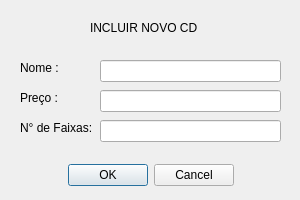
<?xml version="1.0" encoding="UTF-8"?>
<ui version="4.0">
 <class>IncluirCD</class>
 <widget class="QDialog" name="IncluirCD">
  <property name="geometry">
   <rect>
    <x>0</x>
    <y>0</y>
    <width>300</width>
    <height>200</height>
   </rect>
  </property>
  <property name="windowTitle">
   <string>Dialog</string>
  </property>
  <widget class="QLineEdit" name="line_cd_barra_preco">
   <property name="geometry">
    <rect>
     <x>100</x>
     <y>90</y>
     <width>181</width>
     <height>22</height>
    </rect>
   </property>
  </widget>
  <widget class="QLabel" name="titulo_CD">
   <property name="geometry">
    <rect>
     <x>90</x>
     <y>20</y>
     <width>121</width>
     <height>16</height>
    </rect>
   </property>
   <property name="text">
    <string>INCLUIR NOVO CD</string>
   </property>
  </widget>
  <widget class="QLabel" name="label_cd_nome">
   <property name="geometry">
    <rect>
     <x>20</x>
     <y>60</y>
     <width>49</width>
     <height>16</height>
    </rect>
   </property>
   <property name="text">
    <string>Nome :</string>
   </property>
  </widget>
  <widget class="QLabel" name="label_cd_preco">
   <property name="geometry">
    <rect>
     <x>20</x>
     <y>90</y>
     <width>49</width>
     <height>16</height>
    </rect>
   </property>
   <property name="text">
    <string>Preço :</string>
   </property>
  </widget>
  <widget class="QLabel" name="label_cd_num_faixas">
   <property name="geometry">
    <rect>
     <x>20</x>
     <y>120</y>
     <width>71</width>
     <height>16</height>
    </rect>
   </property>
   <property name="text">
    <string>N° de Faixas:</string>
   </property>
  </widget>
  <widget class="QLineEdit" name="line_cd_barra_nome">
   <property name="geometry">
    <rect>
     <x>100</x>
     <y>60</y>
     <width>181</width>
     <height>22</height>
    </rect>
   </property>
  </widget>
  <widget class="QDialogButtonBox" name="botoes_cd">
   <property name="geometry">
    <rect>
     <x>20</x>
     <y>160</y>
     <width>261</width>
     <height>31</height>
    </rect>
   </property>
   <property name="orientation">
    <enum>Qt::Horizontal</enum>
   </property>
   <property name="standardButtons">
    <set>QDialogButtonBox::Cancel|QDialogButtonBox::Ok</set>
   </property>
   <property name="centerButtons">
    <bool>true</bool>
   </property>
  </widget>
  <widget class="QLineEdit" name="line_cd_barra_num_faixas">
   <property name="geometry">
    <rect>
     <x>100</x>
     <y>120</y>
     <width>181</width>
     <height>22</height>
    </rect>
   </property>
  </widget>
 </widget>
 <resources/>
 <connections/>
</ui>
